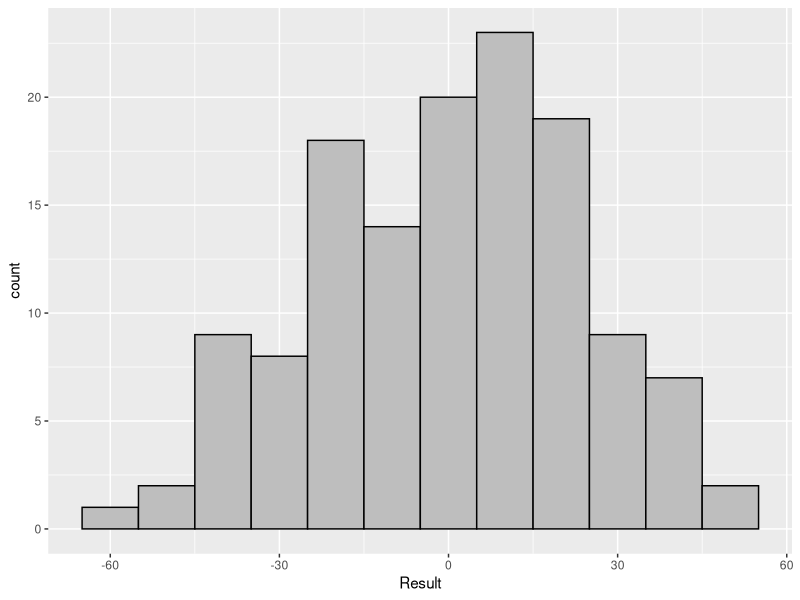
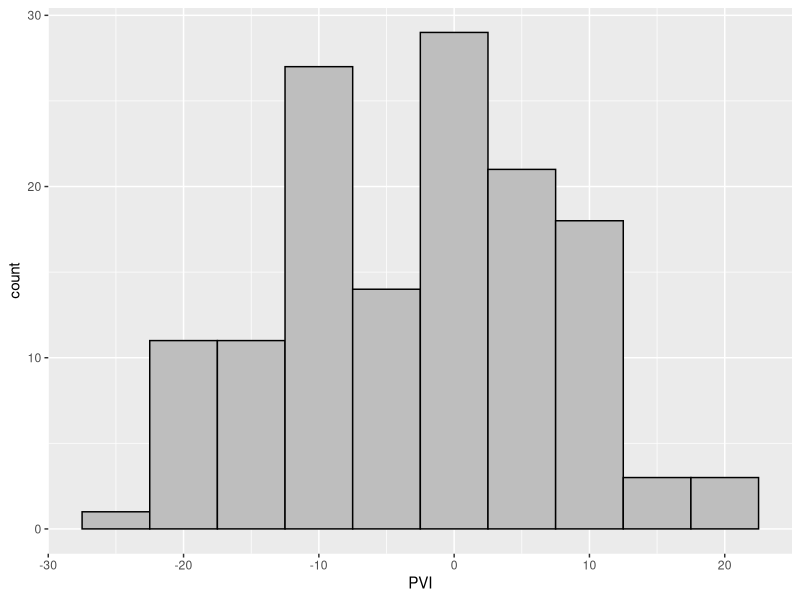
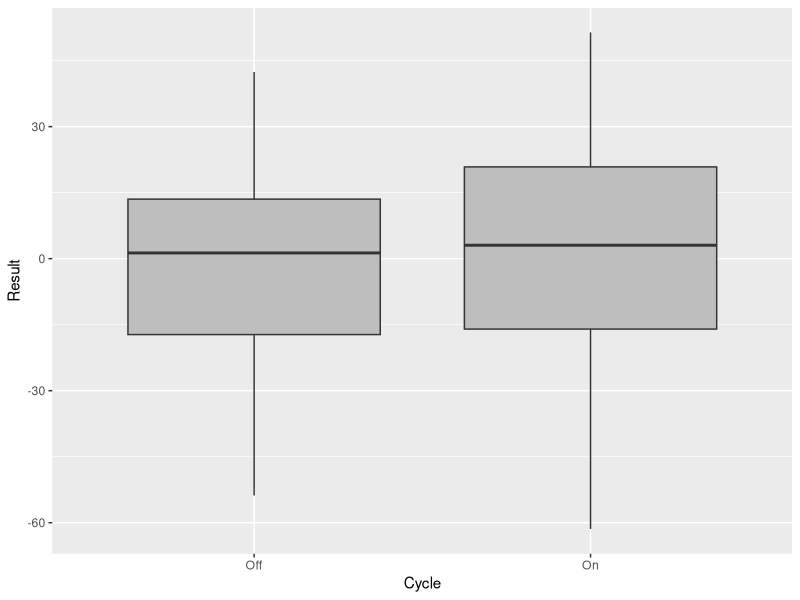
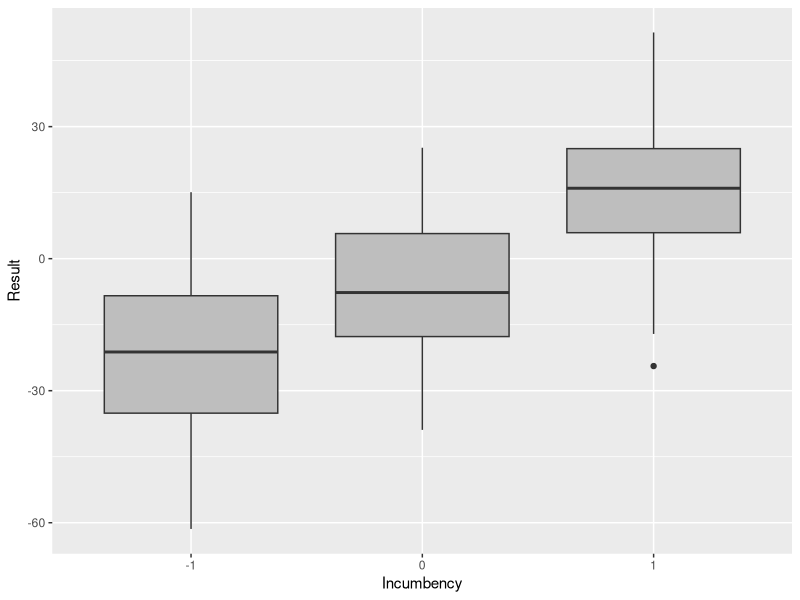
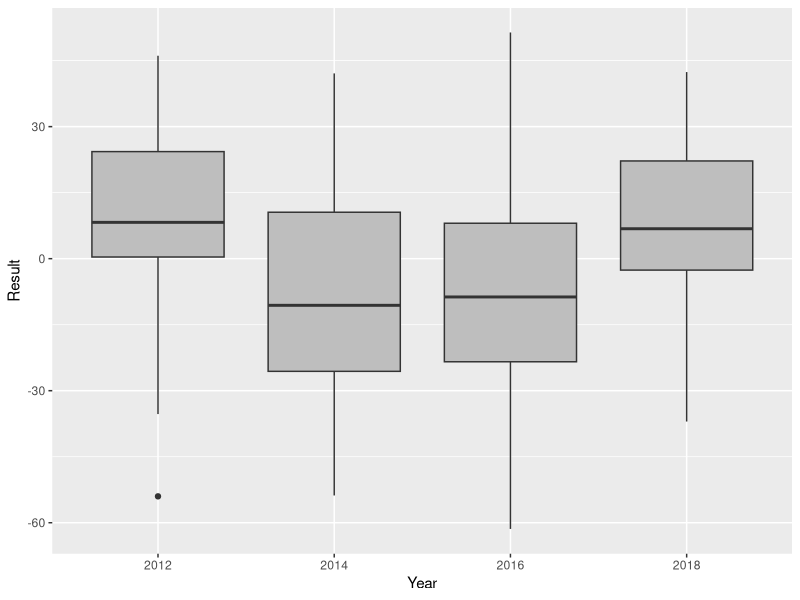
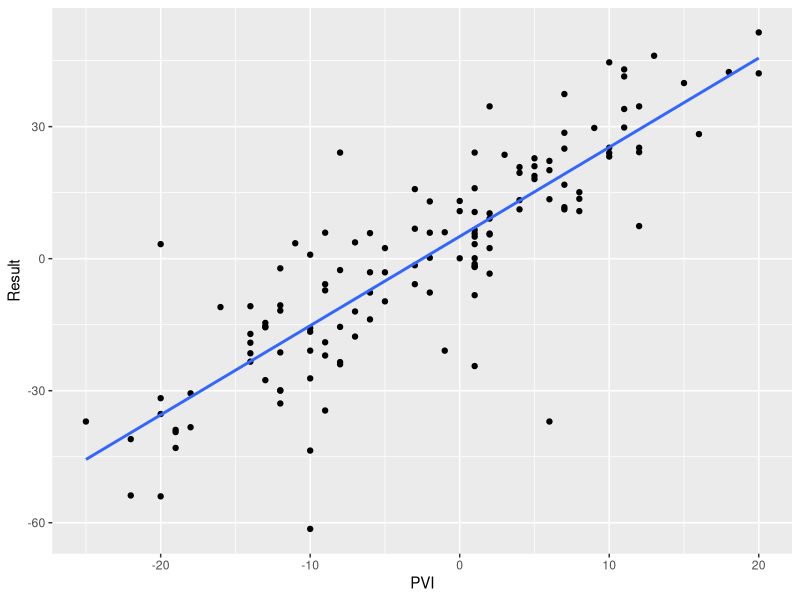
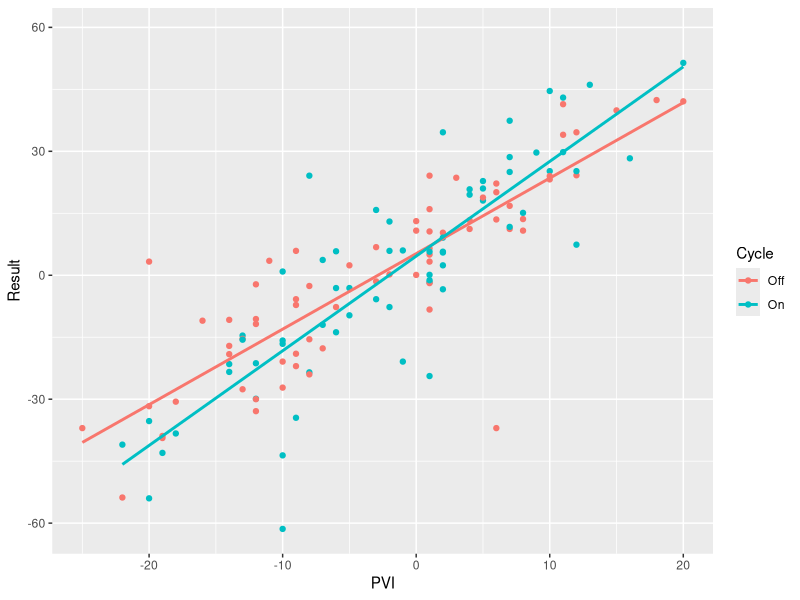
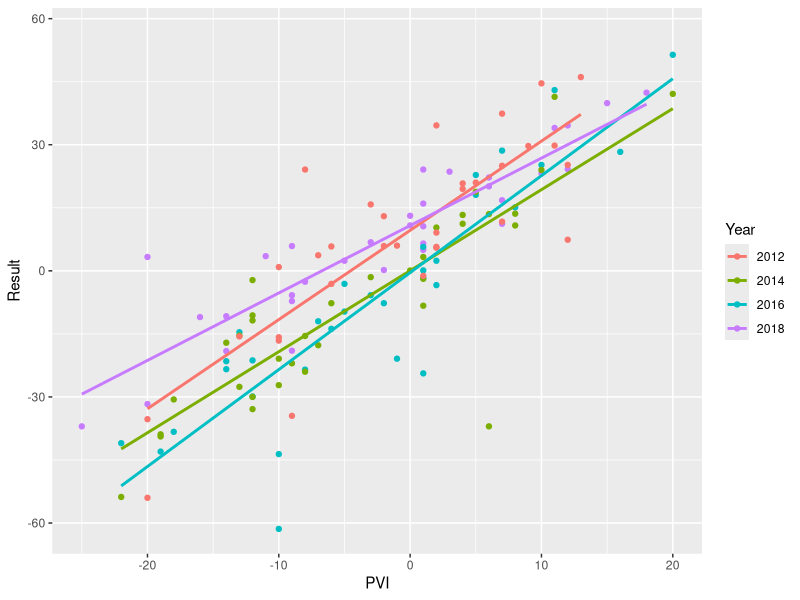

Recreate these plots in R, in order.
## ---- chunk 1
knitr::opts_chunk$set(echo = TRUE)
## ---- chunk 2
library(GGally)
## ---- chunk 3
df <- read.table('voting_results.csv',header = TRUE,sep=",")
df$Cycle <- as.factor(df$Cycle)
df$Incumbency <- as.factor(df$Incumbency)
df$Year <- as.factor(df$Year)
head(df)
cor(df[sapply(df, is.numeric)], use="complete.obs")
## ---- chunk 4
ggplot(df, aes(x=Result)) + geom_histogram(color="black",fill="gray",binwidth=10)
ggplot(df, aes(x=PVI)) + geom_histogram(color="black",fill="gray",binwidth=5)
ggplot(df, aes(x=Cycle, y=Result)) + geom_boxplot(fill="gray")
ggplot(df, aes(x=Incumbency, y=Result)) + geom_boxplot(fill="gray")
ggplot(df, aes(x=Year, y=Result)) + geom_boxplot(fill="gray")

## ---- chunk 5
result.pvi <- lm('Result ~ PVI',df)
summary(result.pvi)
ggplot(df,aes(x=PVI ,y=Result))  + geom_point() + geom_smooth(method = "lm", fill = NA)
## ---- chunk 6
result.pvi.cycle <- lm('Result ~ PVI*Cycle',df)
summary(result.pvi.cycle)
ggplot(df,aes(x=PVI ,y=Result, col=Cycle))  + geom_point() + geom_smooth(method = "lm", fill = NA)
## ---- chunk 7
result.pvi.year <- lm('Result ~ PVI*Year',df)
summary(result.pvi.year)
ggplot(df,aes(x=PVI ,y=Result, col=Year))  + geom_point() + geom_smooth(method = "lm", fill = NA)
## ---- chunk 8
result.pvi.incumbency <- lm('Result ~ PVI*Incumbency',df)
summary(result.pvi.incumbency)
ggplot(df,aes(x=PVI,y=Result, col=Incumbency))  + geom_point() + geom_smooth(method = "lm", fill = NA)
